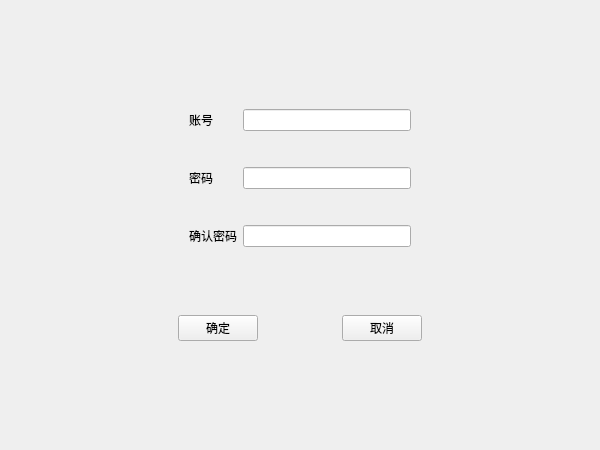
<?xml version="1.0" encoding="UTF-8"?>
<ui version="4.0">
 <class>Enroll</class>
 <widget class="QWidget" name="Enroll">
  <property name="geometry">
   <rect>
    <x>0</x>
    <y>0</y>
    <width>600</width>
    <height>450</height>
   </rect>
  </property>
  <property name="windowTitle">
   <string>Form</string>
  </property>
  <layout class="QVBoxLayout" name="verticalLayout">
   <item>
    <spacer name="verticalSpacer_7">
     <property name="orientation">
      <enum>Qt::Vertical</enum>
     </property>
     <property name="sizeHint" stdset="0">
      <size>
       <width>20</width>
       <height>40</height>
      </size>
     </property>
    </spacer>
   </item>
   <item>
    <spacer name="verticalSpacer_3">
     <property name="orientation">
      <enum>Qt::Vertical</enum>
     </property>
     <property name="sizeHint" stdset="0">
      <size>
       <width>20</width>
       <height>40</height>
      </size>
     </property>
    </spacer>
   </item>
   <item>
    <widget class="QWidget" name="widget" native="true">
     <layout class="QGridLayout" name="gridLayout">
      <item row="3" column="2">
       <widget class="QLineEdit" name="lineEdit_2">
        <property name="echoMode">
         <enum>QLineEdit::Password</enum>
        </property>
       </widget>
      </item>
      <item row="3" column="1">
       <widget class="QLabel" name="label_2">
        <property name="text">
         <string>密码</string>
        </property>
       </widget>
      </item>
      <item row="0" column="2">
       <widget class="QLineEdit" name="lineEdit"/>
      </item>
      <item row="3" column="0">
       <spacer name="horizontalSpacer_2">
        <property name="orientation">
         <enum>Qt::Horizontal</enum>
        </property>
        <property name="sizeHint" stdset="0">
         <size>
          <width>40</width>
          <height>20</height>
         </size>
        </property>
       </spacer>
      </item>
      <item row="5" column="1">
       <widget class="QLabel" name="label_3">
        <property name="text">
         <string>确认密码</string>
        </property>
       </widget>
      </item>
      <item row="4" column="2">
       <spacer name="verticalSpacer_2">
        <property name="orientation">
         <enum>Qt::Vertical</enum>
        </property>
        <property name="sizeHint" stdset="0">
         <size>
          <width>20</width>
          <height>30</height>
         </size>
        </property>
       </spacer>
      </item>
      <item row="5" column="2">
       <widget class="QLineEdit" name="lineEdit_3">
        <property name="echoMode">
         <enum>QLineEdit::Password</enum>
        </property>
       </widget>
      </item>
      <item row="0" column="1">
       <widget class="QLabel" name="label">
        <property name="text">
         <string>账号</string>
        </property>
       </widget>
      </item>
      <item row="1" column="2">
       <spacer name="verticalSpacer">
        <property name="orientation">
         <enum>Qt::Vertical</enum>
        </property>
        <property name="sizeHint" stdset="0">
         <size>
          <width>20</width>
          <height>30</height>
         </size>
        </property>
       </spacer>
      </item>
      <item row="3" column="3">
       <spacer name="horizontalSpacer_3">
        <property name="orientation">
         <enum>Qt::Horizontal</enum>
        </property>
        <property name="sizeHint" stdset="0">
         <size>
          <width>40</width>
          <height>20</height>
         </size>
        </property>
       </spacer>
      </item>
     </layout>
    </widget>
   </item>
   <item>
    <spacer name="verticalSpacer_4">
     <property name="orientation">
      <enum>Qt::Vertical</enum>
     </property>
     <property name="sizeHint" stdset="0">
      <size>
       <width>20</width>
       <height>40</height>
      </size>
     </property>
    </spacer>
   </item>
   <item>
    <widget class="QWidget" name="widget_2" native="true">
     <layout class="QHBoxLayout" name="horizontalLayout">
      <item>
       <spacer name="horizontalSpacer_4">
        <property name="orientation">
         <enum>Qt::Horizontal</enum>
        </property>
        <property name="sizeHint" stdset="0">
         <size>
          <width>40</width>
          <height>20</height>
         </size>
        </property>
       </spacer>
      </item>
      <item>
       <spacer name="horizontalSpacer_6">
        <property name="orientation">
         <enum>Qt::Horizontal</enum>
        </property>
        <property name="sizeHint" stdset="0">
         <size>
          <width>40</width>
          <height>20</height>
         </size>
        </property>
       </spacer>
      </item>
      <item>
       <widget class="QPushButton" name="pushButton">
        <property name="text">
         <string>确定</string>
        </property>
       </widget>
      </item>
      <item>
       <spacer name="horizontalSpacer">
        <property name="orientation">
         <enum>Qt::Horizontal</enum>
        </property>
        <property name="sizeHint" stdset="0">
         <size>
          <width>30</width>
          <height>20</height>
         </size>
        </property>
       </spacer>
      </item>
      <item>
       <widget class="QPushButton" name="pushButton_2">
        <property name="text">
         <string>取消</string>
        </property>
       </widget>
      </item>
      <item>
       <spacer name="horizontalSpacer_5">
        <property name="orientation">
         <enum>Qt::Horizontal</enum>
        </property>
        <property name="sizeHint" stdset="0">
         <size>
          <width>40</width>
          <height>20</height>
         </size>
        </property>
       </spacer>
      </item>
      <item>
       <spacer name="horizontalSpacer_7">
        <property name="orientation">
         <enum>Qt::Horizontal</enum>
        </property>
        <property name="sizeHint" stdset="0">
         <size>
          <width>40</width>
          <height>20</height>
         </size>
        </property>
       </spacer>
      </item>
     </layout>
    </widget>
   </item>
   <item>
    <spacer name="verticalSpacer_5">
     <property name="orientation">
      <enum>Qt::Vertical</enum>
     </property>
     <property name="sizeHint" stdset="0">
      <size>
       <width>20</width>
       <height>40</height>
      </size>
     </property>
    </spacer>
   </item>
   <item>
    <spacer name="verticalSpacer_6">
     <property name="orientation">
      <enum>Qt::Vertical</enum>
     </property>
     <property name="sizeHint" stdset="0">
      <size>
       <width>20</width>
       <height>40</height>
      </size>
     </property>
    </spacer>
   </item>
  </layout>
 </widget>
 <resources/>
 <connections/>
</ui>
